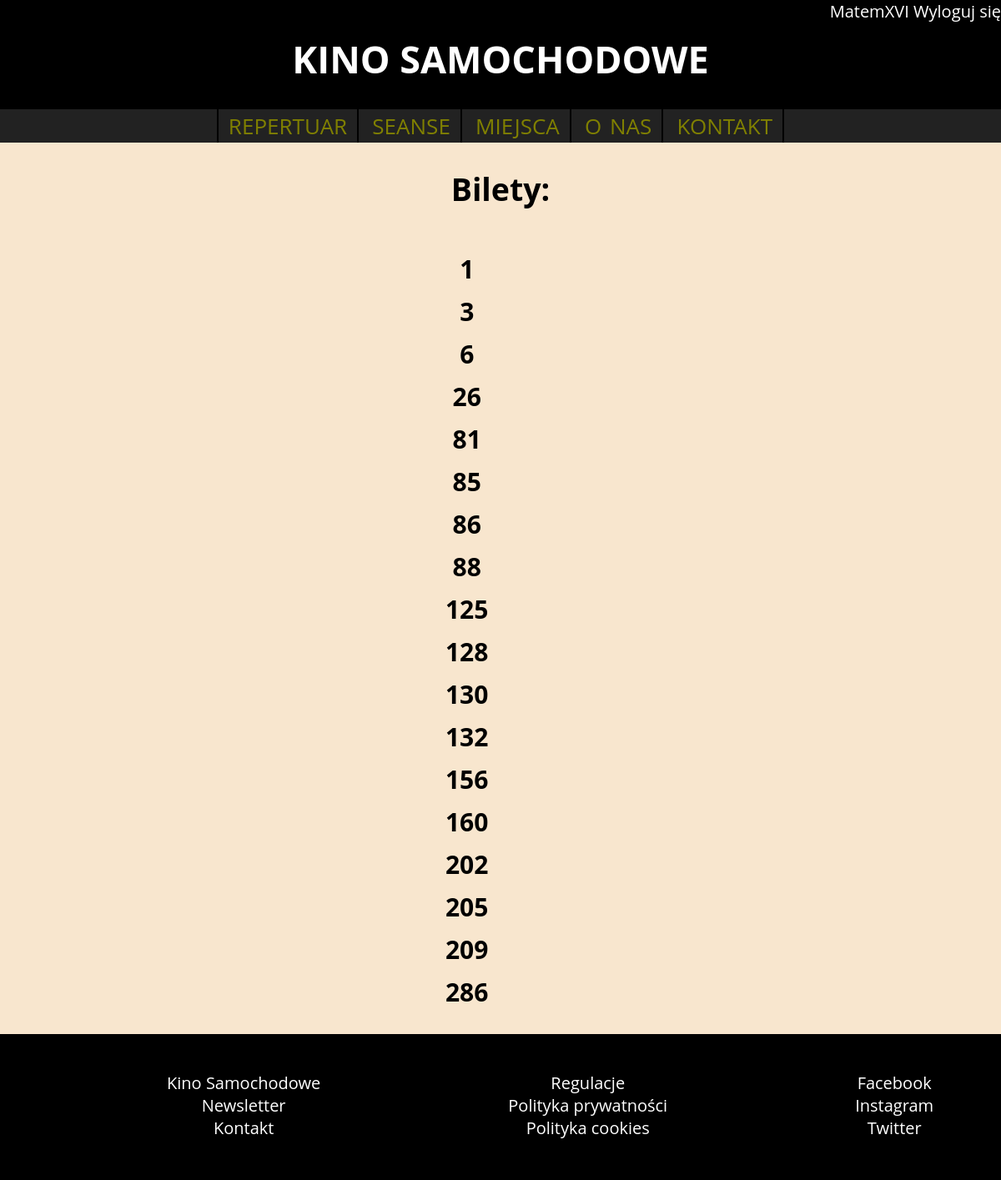
Page /uzytkownik/bilety.php (signed in) on the committed database.
### tables this page shows
CREATE TABLE `bilet` (
  `NumerBiletu` int(11) NOT NULL,
  `data_wygenerowania` datetime DEFAULT NULL,
  `cena` float DEFAULT NULL,
  `NumerMiejscaParkingowego` int(11) DEFAULT NULL,
  `IDSeansu` int(11) NOT NULL,
  `IDUzytkownika` int(11) DEFAULT NULL,
  `nazwa_pliku` text DEFAULT NULL
);

### uzytkownik/bilety.php (the view, shortened to what this page needs)
<!doctype html>
<?php
	require_once('../connect.php');
?>
<html>
    <head>
		<link rel="stylesheet" href="../style.css">
    </head>
    <body>
		<header>
<?php		if(isset($_SESSION['uzytkownik'])){ 							?>
			<div id="logged">
				<ul>
					<li><a href='uzytkownik'><?php echo $_SESSION['uzytkownik'] ?></a></li>
					<li><a href='../logout.php'>Wyloguj się</a></li>
				</ul>
			</div>
<?php 			} 																?>
			<h1><a href='index.php'>KINO SAMOCHODOWE</a></h1>
			<nav>
					<a href='../index.php'>REPERTUAR</a>
					<a href='../seanse.php'>SEANSE</a>
					<a href='../miejsca.php'>MIEJSCA</a>
					<a href>O NAS</a>
					<a href>KONTAKT</a>
			</nav>
        </header>
		<section>
			<?php
				if(isset($_SESSION['uzytkownik'])){
					$result=$mysqli->query("SELECT IDUzytkownika FROM uzytkownik WHERE login = '".$_SESSION['uzytkownik']."'");
					$id = $result->fetch_array();
					$result=$mysqli->query("SELECT * FROM bilet WHERE IDUzytkownika = ".$id[0]);
					echo "<h2>Bilety:</h2>";
					$i=0;
					echo "<div id='bilety'>";
					while ($row = $result->fetch_array()){
						if($i==0){
							echo "<div class='bilety_kolumna'>";
						}
						echo "<div class='numer_biletu'><b><a href='bilet.php?numer_biletu=".$row[0]."'>".$row[0]."</a></b></div>";
						$i++;
						if($i==10){
							echo "</div>";
							$i=0;
						}
					}
					if($i!=10){
						echo "</div><div style='clear:both'></div></div>";
					}
				}else{
					header("Location: index.php");
				}
			?>
        </section>
		<footer>
			<ul>
				<li><a href>Kino Samochodowe</a></li>
				<li><a href>Newsletter</a></li>
				<li><a href>Kontakt</a></li>
			</ul>
			<ul>
				<li><a href>Regulacje</a></li>
				<li><a href>Polityka prywatności</a></li>
				<li><a href>Polityka cookies</a></li>
			</ul>
			<ul>
				<li><a href>Facebook</a></li>
				<li><a href>Instagram</a></li>
				<li><a href>Twitter</a></li>
			</ul>
        </footer>
    </body>
</html>

### style.css (style rules this page uses)
body { text-align:center; font-family:Open Sans; margin: 0; background-color:hsl(34, 76%, 89%); }
header { background-color:black; color:white; height:170px; }
#logged { height:40px; float:right; }
#logged ul { list-style: none; margin: 0; font-size:20px; }
#logged ul li { display: inline-block; }
header h1 { clear:both; font-size:45px; margin-top:0; }
nav { background-color:#222222; }
nav a { color:olive; word-spacing:3px; font-size:26px; border-right:2px solid black; padding: 2px 12px; display:inline-block; }
nav a:first-child { border-left:2px solid black; }
section { margin:20px 0; min-height:610px; font-size:25px; color:black; }
footer { background-color:black; color:white; margin:0 auto; height:175px; }
footer ul { float:left; list-style: none; padding:25px; padding-left:200px; font-size:20px; }
section a { color:black; }
a { text-decoration: none; color:white; }
.bilety_kolumna { float:left; margin-right:50px; }
#bilety { width:11%; margin: 0 auto; margin-top:50px; }
.numer_biletu { font-size:30px; margin-bottom:10px; }

### rows in the picture
bilet: NumerBiletu "1"
bilet: NumerBiletu "3"
bilet: NumerBiletu "6"
bilet: NumerBiletu "26"
bilet: NumerBiletu "81"
bilet: NumerBiletu "85"
bilet: NumerBiletu "86"
bilet: NumerBiletu "88"
bilet: NumerBiletu "125"
bilet: NumerBiletu "128"
bilet: NumerBiletu "130"
bilet: NumerBiletu "132"
bilet: NumerBiletu "156"
bilet: NumerBiletu "160"
bilet: NumerBiletu "202"
bilet: NumerBiletu "205"
bilet: NumerBiletu "209"
bilet: NumerBiletu "286"

### other values in the picture
$_SESSION['uzytkownik'] "MatemXVI"
